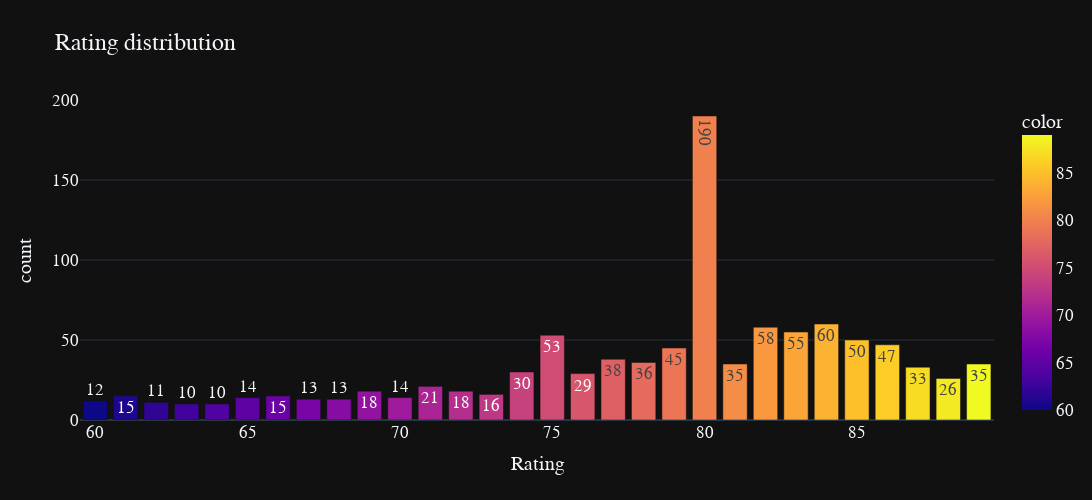

Write notebook code for a chart like this one.
### Markdown cell above
Most popular processor is Snapdragon

### Code cell
Rating = df['rating'].value_counts()
fig = px.bar(y=Rating.values, 
             x=Rating.index, 
             color = Rating.index,
             color_discrete_sequence=px.colors.sequential.PuBuGn,
             text=Rating.values,
             title= 'Rating distribution',
             template= 'plotly_dark',
             width=1500, height=500)
fig.update_layout(
    xaxis_title="Rating",
    yaxis_title="count",
    font = dict(size=17,family="Franklin Gothic"))
fig.show()

### Figure 1 — Plotly figure (JSON) as saved in the notebook; plotly's stock layout.template omitted (floating-point values rounded to 4 significant figures)
{"data": [{"alignmentgroup": "True", "hovertemplate": "x=%{x}<br>y=%{y}<br>text=%{text}<br>color=%{marker.color}<extra></extra>", "legendgroup": "", "marker": {"color": [80, 84, 82, 83, 75, 85, 86, 79, 77, 78, 81, 89, 87, 74, 76, 88, 71, 72, 69, 73, 66, 61, 65, 70, 68, 67, 60, 62, 64, 63], "coloraxis": "coloraxis", "pattern": {"shape": ""}}, "name": "", "offsetgroup": "", "orientation": "v", "showlegend": false, "text": [190, 60, 58, 55, 53, 50, 47, 45, 38, 36, 35, 35, 33, 30, 29, 26, 21, 18, 18, 16, 15, 15, 14, 14, 13, 13, 12, 11, 10, 10], "textposition": "auto", "type": "bar", "x": [80, 84, 82, 83, 75, 85, 86, 79, 77, 78, 81, 89, 87, 74, 76, 88, 71, 72, 69, 73, 66, 61, 65, 70, 68, 67, 60, 62, 64, 63], "xaxis": "x", "y": [190, 60, 58, 55, 53, 50, 47, 45, 38, 36, 35, 35, 33, 30, 29, 26, 21, 18, 18, 16, 15, 15, 14, 14, 13, 13, 12, 11, 10, 10], "yaxis": "y"}], "layout": {"barmode": "relative", "coloraxis": {"colorbar": {"title": {"text": "color"}}, "colorscale": [[0, "#0d0887"], [0.1111, "#46039f"], [0.2222, "#7201a8"], [0.3333, "#9c179e"], [0.4444, "#bd3786"], [0.5556, "#d8576b"], [0.6667, "#ed7953"], [0.7778, "#fb9f3a"], [0.8889, "#fdca26"], [1, "#f0f921"]]}, "font": {"family": "Franklin Gothic", "size": 17}, "height": 500, "legend": {"tracegroupgap": 0}, "title": {"text": "Rating distribution"}, "width": 1500, "xaxis": {"anchor": "y", "domain": [0, 1], "title": {"text": "Rating"}}, "yaxis": {"anchor": "x", "domain": [0, 1], "title": {"text": "count"}}}}
